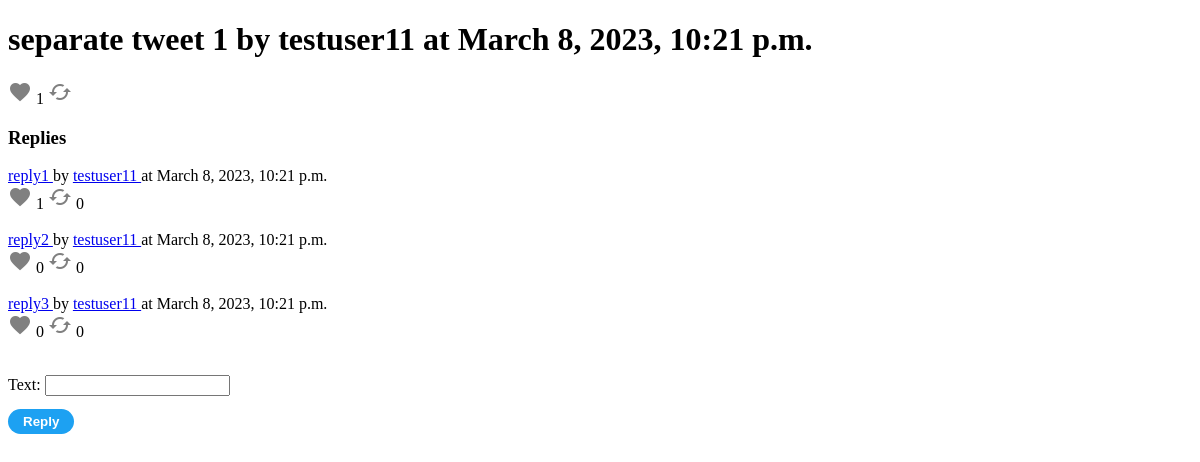
The app's page /testuser1/1/, older data.
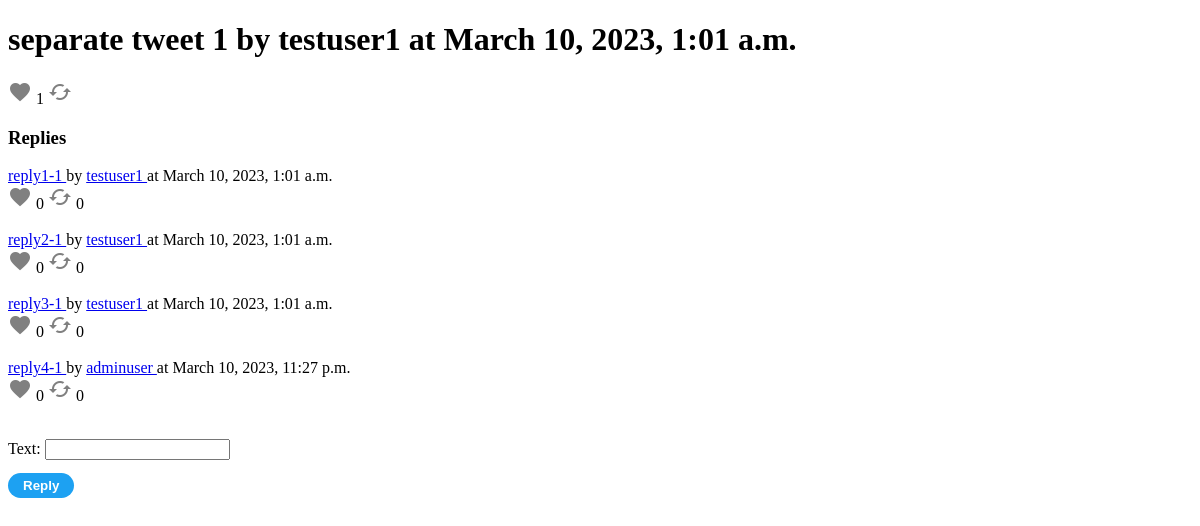
The same page, newer data.
### twitter/models.py (models this page shows, shortened)
class Tweet(models.Model):
  author = models.ForeignKey(User, on_delete=models.CASCADE)
  text = models.CharField(max_length=280)
  when = models.DateTimeField(auto_now_add=True)  # first created. can edit tweets with twitter blue only
  replied_to = models.ForeignKey('self', on_delete=models.CASCADE, null=True, related_name='replied')
  retweeted_from = models.ForeignKey('self', on_delete=models.CASCADE, null=True, related_name='retweeted')
  pic1 = models.ImageField(upload_to='tweetpics', blank=True)
  pic2 = models.ImageField(upload_to='tweetpics', blank=True)
  pic3 = models.ImageField(upload_to='tweetpics', blank=True)
  pic4 = models.ImageField(upload_to='tweetpics', blank=True)
  likes = models.ManyToManyField(User, symmetrical=False, related_name='tweet_likes')
  retweets = models.ManyToManyField(User, symmetrical=False, related_name='tweet_retweets')
  replies = models.ManyToManyField('self', symmetrical=False, related_name='tweet_replies')
  bookmarks = models.ManyToManyField(User, symmetrical=False, related_name='tweet_bookmarks')
  views = models.IntegerField(default=0)

class User(AbstractUser):
  username_validator = UsernameValidator()
  email_validator = EmailValidator()
  url_validator = URLValidator()
  phone_validator = PhoneValidator()
  username = models.CharField(_("username"),
                              max_length=15, unique=True,
                              help_text=_("Required. 15 characters or fewer. Letters, digits and _ only."),
                              validators=[username_validator],
                              error_messages={"unique": _("A user with that username already exists."), }, )
  email = models.EmailField(_('email'),
                            unique=True,
                            error_messages={"unique": _("A user with that email already exists."), },
                            validators=[email_validator], )
  phone = models.CharField(_("phone"),
                           max_length=20, unique=True, blank=True, null=True,
                           help_text=_("Full phone number with country code"),
                           validators=[username_validator],
                           error_messages={"unique": _("A user with that phone number already exists."), }, )
  name = models.CharField(max_length=50)
  link = models.CharField(max_length=50, blank=True, validators=[url_validator])
  userpic = models.ImageField(default='default.jpg', upload_to='userpics')
  background = models.ImageField(default='default.jpg', upload_to='backgrounds')
  is_verified = models.BooleanField(default=False)
  bio = models.TextField(max_length=160, blank=True)
  blocked = models.ManyToManyField('self', symmetrical=False, related_name='user_blocked')
  muted = models.ManyToManyField('self', symmetrical=False, related_name='user_muted')
  followers = models.ManyToManyField('self', symmetrical=False, related_name='user_followers')
  following = models.ManyToManyField('self', symmetrical=False, related_name='user_following')
  conversations = models.ManyToManyField('Conversation', symmetrical=False, related_name='user_conversations')
  tweets = models.ManyToManyField('Tweet', symmetrical=False, related_name='user_tweets')
  def __str__(self):
    return f'{self.username}'

### twitter/views.py (the view)
# urls.py: path('<author>/<int:pk>/', detail, name='detail'),
def detail(request,author,pk):
  requested_tweet = Tweet.objects.get(pk=pk)
  form = TweetCreateForm()
  return render(request,'twitter/detail.html',{'requested_tweet':requested_tweet,'form':form})

### twitter/admin.py
class TweetCreateForm(forms.ModelForm):
    class Meta:
        model = Tweet
        fields = ("text",)
    text=forms.CharField(max_length=280)

### twitter/templates/twitter/detail.html (shortened to what this page needs)
<!DOCTYPE html>
<html lang="en">
<head>
</head>
<body>
{% block content %}
<div>
  <h1>{{ requested_tweet.text}} by {{ requested_tweet.author }} at {{requested_tweet.when}}</h1>
  {%if user in requested_tweet.likes.all %}
  <form style="display:inline" action="{% url 'dislike' requested_tweet.pk %}" method="post">
    {% csrf_token %}
    <button class="like" type="submit" name="tweet_pk" value="{{ requested_tweet.pk }}">
      <span class="material-icons make-inactive">favorite</span>
    </button>
  </form>
  {%else%}
    <form style="display:inline" action="{% url 'like' requested_tweet.pk %}" method="post">
    <button class="like" type="submit" name="tweet_pk" value="{{ requested_tweet.pk }}">
      <span class="material-icons make-active">favorite</span>
    </button>
  </form>
  {%endif%}
  <span>{{requested_tweet.likes.count}}</span>
  {%if user in requested_tweet.retweets.all %}
  <form style="display:inline" action="{% url 'unretweet' requested_tweet.pk %}" method="post">
    {% csrf_token %}
    <button type="submit" name="tweet_pk" value="{{ requested_tweet.pk }}">
      <span class="material-icons make-inactive">cached</span>
    </button>
    <span>{{requested_tweet.retweets.count}}</span>
  </form>
  {%else%}
    <form style="display:inline" action="{% url 'retweet' requested_tweet.pk %}" method="post">
    <button type="submit" name="tweet_pk" value="{{ requested_tweet.pk }}">
      <span class="material-icons make-active">cached</span>
    </button>
  </form>
  {%endif%}
</div>
<h3>Replies</h3>
{%for reply in requested_tweet.replies.all %}
<div><a href="{% url 'detail' reply.author reply.pk %}"> {{ reply.text}} </a> by <a href="{% url 'userfeed' reply.author %}"> {{ reply.author }} </a> at {{reply.when}}
  <br>
  {%if user in reply.likes.all %}
  <form style="display:inline" action="{% url 'dislike' reply.pk %}" method="post">
    {% csrf_token %}
    <button class="like" type="submit" name="tweet_pk" value="{{ reply.pk }}">
      <span class="material-icons make-inactive">favorite</span>
    </button>
  </form>
  {%else%}
    <form style="display:inline" action="{% url 'like' reply.pk %}" method="post">
    <button class="like" type="submit" name="tweet_pk" value="{{ reply.pk }}">
      <span class="material-icons make-active">favorite</span>
    </button>
  </form>
  {%endif%}
  <span>{{reply.likes.count}}</span>
  {%if user in reply.retweets.all %}
  <form style="display:inline" action="{% url 'unretweet' reply.pk %}" method="post">
    {% csrf_token %}
    <button type="submit" name="tweet_pk" value="{{ reply.pk }}">
      <span class="material-icons make-inactive">cached</span>
    </button>
    <span>{{reply.retweets.count}}</span>
  </form>
  {%else%}
    <form style="display:inline" action="{% url 'retweet' reply.pk %}" method="post">
    <button type="submit" name="tweet_pk" value="{{ reply.pk }}">
      <span class="material-icons make-active">cached</span>
    </button>
    <span>{{reply.retweets.count}}</span>
  </form>
  {%endif%}
</div>
<br>
{%endfor%}
<form action="{% url 'reply' requested_tweet.pk %}" method="post">
    {{ form.as_p }}
    <button type="submit" value="">
    <span class="blue-button">Reply</span>
    </button>
</form>
{% endblock %}
</body>
</html>

### twitter/templates/twitter/detail.html (style rules this page uses)
button { border: none; padding: 0; background: none; cursor:pointer; }
.make-active { color:grey; }
.blue-button { background-color:rgb(29, 161, 242); text-align: center; font-weight: bold; border-radius:50px; color:white; padding:5px 15px; border:1px; }

Row changes from the older to the newer data that the page shows:
changed Tweet "separate tweet 1": author "testuser11" → "testuser1"; when "March 8, 2023, 10:21 p.m." → "March 10, 2023, 1:01 a.m."
changed Tweet: text "reply1" → "reply1-1"; author "testuser11" → "testuser1"; when "March 8, 2023, 10:21 p.m." → "March 10, 2023, 1:01 a.m."; likes.count "1" → "0"
changed Tweet: text "reply2" → "reply2-1"; author "testuser11" → "testuser1"; when "March 8, 2023, 10:21 p.m." → "March 10, 2023, 1:01 a.m."
changed Tweet: text "reply3" → "reply3-1"; author "testuser11" → "testuser1"; when "March 8, 2023, 10:21 p.m." → "March 10, 2023, 1:01 a.m."
added Tweet: text "reply4-1", author "adminuser", when "March 10, 2023, 11:27 p.m.", likes.count "0", retweets.count "0"
